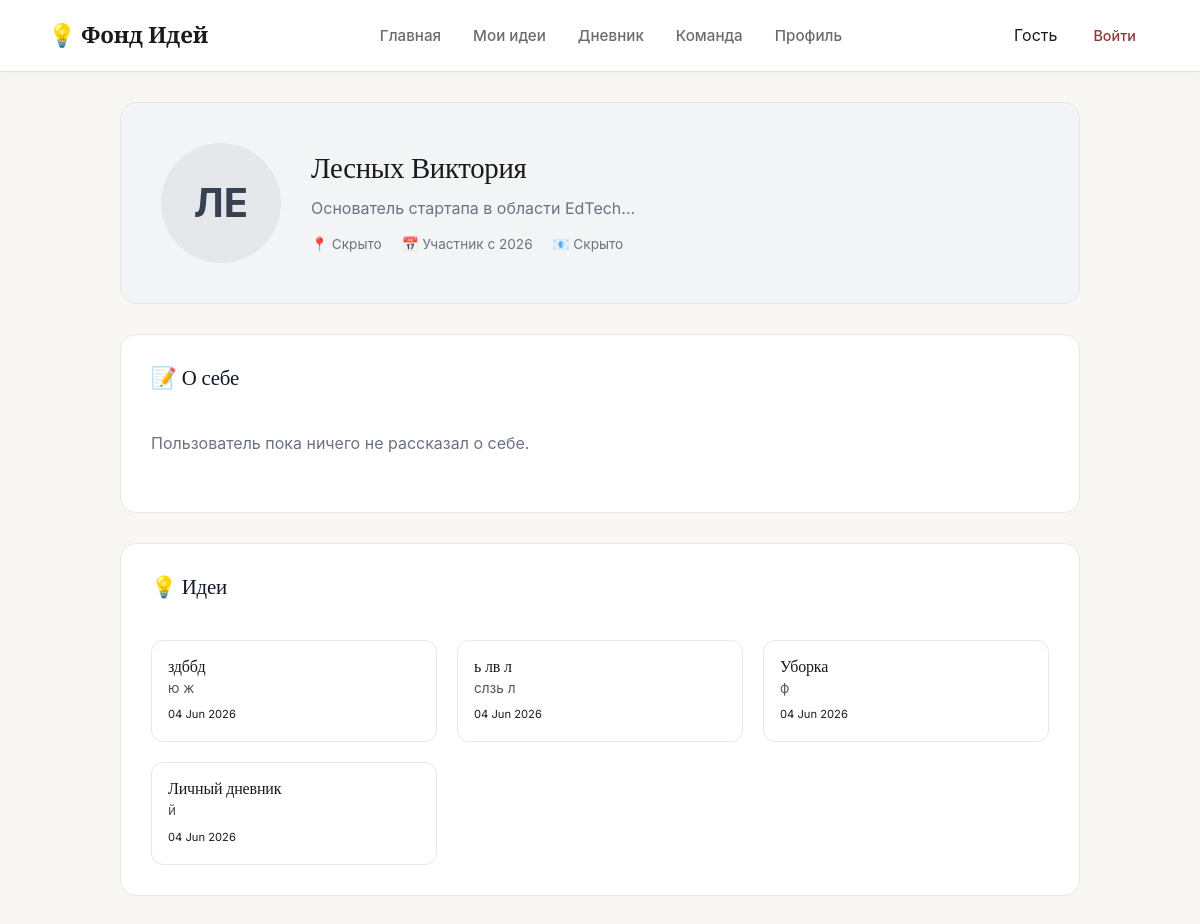
/user/2, run on the app's committed database.
### data/models.py (models this page shows, shortened)
class User(db.Model):
    id = db.Column(db.Integer, primary_key=True)
    username = db.Column(db.String(80), nullable=False)
    email = db.Column(db.String(120), unique=True, nullable=False)
    password_hash = db.Column(db.String(256))
    bio = db.Column(db.Text, default="")
    about_me = db.Column(db.Text, default="")
    city = db.Column(db.String(100), default="Москва, Россия")
    joined_year = db.Column(db.String(10), default="2026")
    is_email_visible = db.Column(db.Boolean, default=True)
    is_city_visible = db.Column(db.Boolean, default=True)
    is_photo_visible = db.Column(db.Boolean, default=True)
    is_skills_visible = db.Column(db.Boolean, default=True)
    is_description_visible = db.Column(db.Boolean, default=True)
    is_ideas_visible = db.Column(db.Boolean, default=True)
    is_team_visible = db.Column(db.Boolean, default=True)
    ideas = db.relationship('Idea', backref='author', lazy=True)
    diary_entries = db.relationship('DiaryEntry', backref='owner', lazy=True)
    skills = db.relationship('Skill', backref='owner_skill', lazy=True)

class Idea(db.Model):
    id = db.Column(db.Integer, primary_key=True)
    user_id = db.Column(db.Integer, db.ForeignKey('user.id'), nullable=False)
    title = db.Column(db.String(200), nullable=False)
    description = db.Column(db.Text)
    category = db.Column(db.String(50))
    visibility = db.Column(db.String(20), default='draft')
    license = db.Column(db.String(20), default='all_rights')
    tags = db.Column(db.String(200))
    date = db.Column(db.String(50))

### app.py (the view)
@app.route('/user/<int:user_id>')
def user_profile(user_id):
    current = get_current_user()
    user = User.query.get_or_404(user_id)
    show_email = user.is_email_visible and (current and current.id == user.id)
    show_city = user.is_city_visible
    show_skills = user.is_skills_visible
    show_bio = user.is_description_visible
    show_ideas = user.is_ideas_visible
    if current and current.id == user.id:
        show_email = show_city = show_skills = show_bio = show_ideas = True
    if show_ideas:
        if current and current.id == user.id:
            ideas = Idea.query.filter_by(user_id=user.id).order_by(Idea.id.desc()).all()
        else:
            ideas = Idea.query.filter_by(user_id=user.id, visibility='published').order_by(Idea.id.desc()).all()
    else:
        ideas = []
    return render_template('user_profile.html',
                           profile_user=user,
                           show_email=show_email,
                           show_city=show_city,
                           show_skills=show_skills,
                           show_bio=show_bio,
                           ideas=ideas,
                           current_user=current)

### app.py (called while the page is built)
def get_current_user():
    if 'user_id' in session:
        return User.query.get(session['user_id'])
    return None

### templates/user_profile.html (shortened to what this page needs)
<!DOCTYPE html>
<html lang="ru">
<head>
    <link rel="stylesheet" href="{{ url_for('static', filename='css/styles.css') }}">
    <link rel="stylesheet" href="{{ url_for('static', filename='css/profile.css') }}">
</head>
<body class="dash-body">
    <nav class="navbar">
        <div class="nav-brand">💡 Фонд Идей</div>
        <div class="nav-links">
            <a href="{{ url_for('dashboard') }}">Главная</a>
            <a href="{{ url_for('ideas') }}">Мои идеи</a>
            <a href="{{ url_for('diary') }}">Дневник</a>
            <a href="{{ url_for('team') }}">Команда</a>
            <a href="{{ url_for('profile') }}">Профиль</a>
        </div>
        <div class="nav-user">
            <span>{{ current_user.username if current_user else 'Гость' }}</span>
            {% if current_user %}
                <a href="{{ url_for('logout') }}" class="btn-logout">Выйти</a>
            {% else %}
                <a href="{{ url_for('index') }}" class="btn-logout">Войти</a>
            {% endif %}
        </div>
    </nav>
    <main class="profile-main">
        <div class="profile-header">
            <div class="profile-avatar">
                <span class="avatar-initials">{{ profile_user.username[:2].upper() }}</span>
            </div>
            <div class="profile-info">
                <h1>{{ profile_user.username }}</h1>
                {% if show_bio %}
                    <p class="bio-text" style="color:#6b7280; margin-bottom:10px;">{{ profile_user.bio }}</p>
                {% else %}
                    <p class="bio-text" style="color:#9ca3af; font-style:italic;">Информация скрыта</p>
                {% endif %}
                <div class="profile-meta">
                    {% if show_city %}
                        <span>📍 {{ profile_user.city }}</span>
                    {% else %}
                        <span>📍 Скрыто</span>
                    {% endif %}
                    <span>📅 Участник с {{ profile_user.joined_year }}</span>
                    {% if show_email %}
                        <span>📧 {{ profile_user.email }}</span>
                    {% else %}
                        <span>📧 Скрыто</span>
                    {% endif %}
                </div>
            </div>
        </div>
        {% if show_bio %}
        <div class="section-card">
            <div class="section-header"><h2>📝 О себе</h2></div>
            <p style="white-space: pre-wrap;">{{ profile_user.about_me or 'Пользователь пока ничего не рассказал о себе.' }}</p>
        </div>
        {% endif %}
        {% if ideas %}
        <div class="section-card">
            <div class="section-header"><h2>💡 Идеи</h2></div>
            <div class="ideas-grid" style="display: grid; grid-template-columns: repeat(auto-fill, minmax(280px,1fr)); gap: 20px;">
                {% for idea in ideas %}
                <div class="idea-card" style="padding: 16px; border:1px solid #e5e7eb; border-radius: 12px;">
                    <h3 style="font-size:1rem;">{{ idea.title }}</h3>
                    <p style="font-size:0.85rem; color:#4b5563;">{{ idea.description[:120] }}{% if idea.description|length > 120 %}...{% endif %}</p>
                    <span class="date" style="font-size:0.7rem;">{{ idea.date }}</span>
                </div>
                {% endfor %}
            </div>
        </div>
        {% elif show_ideas %}
        <div class="section-card">
            <div class="section-header"><h2>💡 Идеи</h2></div>
            <p>У пользователя пока нет идей.</p>
        </div>
        {% endif %}
    </main>
</body>
</html>

### static/css/styles.css (style rules this page uses)
:root { --bg-paper: #F9F7F3; --bg-white: #FFFFFF; --bg-edge: #F1EDE6; --text-ink: #1A1A1A; --text-pencil: #6B6B6B; --text-light: #9CA3AF; --accent-binding: #8B3A3A; --accent-binding-hover: #6B2D2D; --accent-foil: #B89B5E; --accent-foil-light: #D4C5A3; --border-paper: #E8E3DB; --border-dark: #D4CFC5; --shadow-soft: 0 4px 20px rgba(26, 26, 26, 0.06); --shadow-medium: 0 8px 30px rgba(26, 26, 26, 0.08); --shadow-card: 0 2px 12px rgba(26, 26, 26, 0.04); --radius-sm: 8px; --radius-md: 12px; --radius-lg: 16px; --ease-smooth: cubic-bezier(0.25, 0.1, 0.25, 1); --transition-base: all 0.3s var(--ease-smooth); }
* { margin: 0; padding: 0; box-sizing: border-box; }
body { font-family: 'Inter', -apple-system, BlinkMacSystemFont, 'Segoe UI', sans-serif; background: var(--bg-paper); color: var(--text-ink); line-height: 1.65; -webkit-font-smoothing: antialiased; -moz-osx-font-smoothing: grayscale; }
h1, h2, h3, h4, h5, h6 { font-family: 'Cormorant Garamond', Georgia, serif; font-weight: 500; line-height: 1.25; letter-spacing: -0.01em; color: var(--text-ink); }
h2 { font-size: 2rem; margin-bottom: 8px; color: var(--text-ink); font-weight: 500; }
.navbar { height: 72px; padding: 0 48px; background: var(--bg-white); display: flex; align-items: center; justify-content: space-between; border-bottom: 1px solid var(--border-paper); box-shadow: var(--shadow-card); position: sticky; top: 0; z-index: 100; }
.nav-brand { font-family: 'Cormorant Garamond', serif; font-weight: 600; font-size: 1.4rem; color: var(--text-ink); letter-spacing: -0.01em; }
.nav-links { display: flex; gap: 32px; }
.nav-links a { text-decoration: none; color: var(--text-pencil); font-weight: 500; font-size: 0.95rem; transition: var(--transition-base); position: relative; padding: 4px 0; }
.nav-links a::after { content: ''; position: absolute; bottom: 0; left: 0; width: 0; height: 2px; background: var(--accent-foil); transition: width 0.3s var(--ease-smooth); }
.nav-user { display: flex; align-items: center; gap: 20px; }
.btn-logout { color: var(--accent-binding); text-decoration: none; font-weight: 500; font-size: 0.9rem; transition: var(--transition-base); padding: 8px 16px; border-radius: var(--radius-sm); }

### static/css/profile.css (style rules this page uses)
.profile-main { max-width: 1000px; margin: 30px auto; padding: 0 20px; }
.profile-header { background: #f3f4f6; border: 1px solid #e5e7eb; border-radius: 16px; padding: 40px; display: flex; align-items: center; gap: 30px; color: #111827; margin-bottom: 30px; }
.profile-avatar { position: relative; width: 120px; height: 120px; background: #e5e7eb; border-radius: 50%; display: flex; align-items: center; justify-content: center; flex-shrink: 0; color: #374151; }
.avatar-initials { font-size: 2.5rem; font-weight: 700; }
.profile-info h1 { font-size: 1.8rem; margin-bottom: 8px; }
.profile-meta { display: flex; gap: 20px; font-size: 0.85rem; color: #6b7280; }
.section-card { background: white; border: 1px solid #e5e7eb; border-radius: 16px; padding: 30px; margin-bottom: 30px; }
.section-header { display: flex; justify-content: space-between; align-items: center; margin-bottom: 20px; }
.section-header h2 { font-size: 1.2rem; color: #111827; margin: 0; }
.profile-meta { display: flex; flex-wrap: wrap; gap: 20px; margin-top: 12px; }
.section-header h2 { font-size: 1.3rem; color: #111827; margin: 0 0 20px 0; }
.section-card > p { color: #6b7280; margin-bottom: 25px; line-height: 1.6; }

### data on the page
User: username "ЛЕ", username "Лесных Виктория", bio "Основатель стартапа в области EdTech...", joined_year "2026", about_me "Пользователь пока ничего не рассказал о себе."
Idea: title "здббд", description "ю ж", date "04 Jun 2026"
Idea: title "ь лв л", description "слзь л", date "04 Jun 2026"
Idea: title "Уборка", description "ф", date "04 Jun 2026"
Idea: title "Личный дневник", description "й", date "04 Jun 2026"

### other printed values
{{ current_user.username if current_user else 'Гость' }} "Гость"
